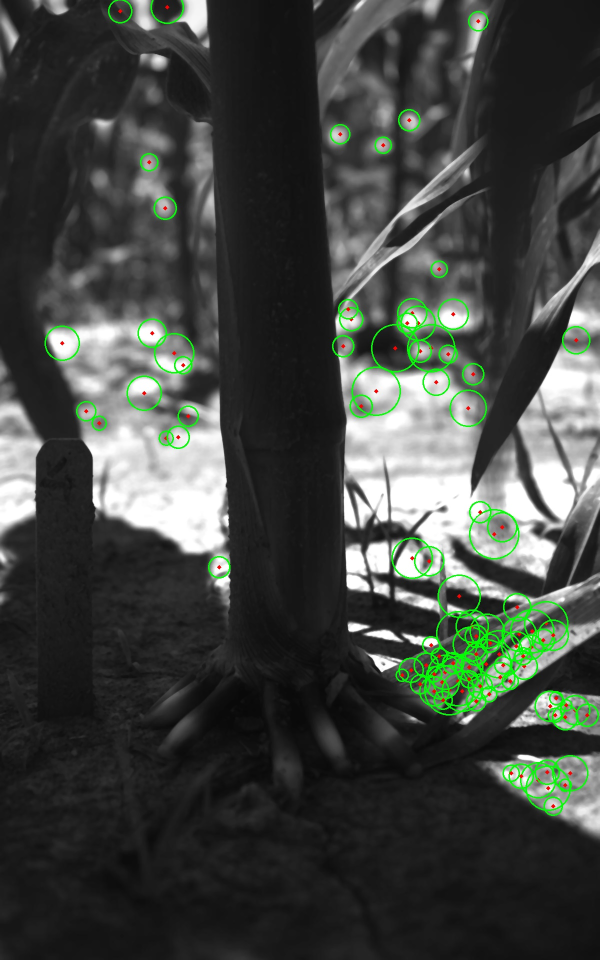
#> input picture BraceRootDetection2023/hough_circles_test.jpeg, 1200 x 1920 px (shown at 1/2 size); its folder holds only this picture in this run
$ python -i detection.py   (imports and definitions only)
#> lines starting #> are read from the running program, lines starting #| are printed output that depends on the picture; after the words box and inside, x2 and y2 are one past the last pixel; in counts of white or black regions, pixels touching at a corner belong together
#These functions perform edge detection, line detection, circle detection, and can remove circles from an image

import cv2
import numpy as np
import os
import poly_point_isect as bot

# [52 lines left out: functions cannyFunc, houghCircleFunc, houghCircleRemove, not called in this run]


##HUGHES LINES, STRAIGHT LINE DETECTION
def houghLinesPFunc(image, output_name):
#> called with image = 'hough_circles_test.jpeg', output_name = 'out.png'
    img = cv2.imread(image)
#> img is the input picture: shape (1920, 1200, 3); mean B, G, R 65.2, 70.1, 65.6
    gray = cv2.cvtColor(img,cv2.COLOR_BGR2GRAY)
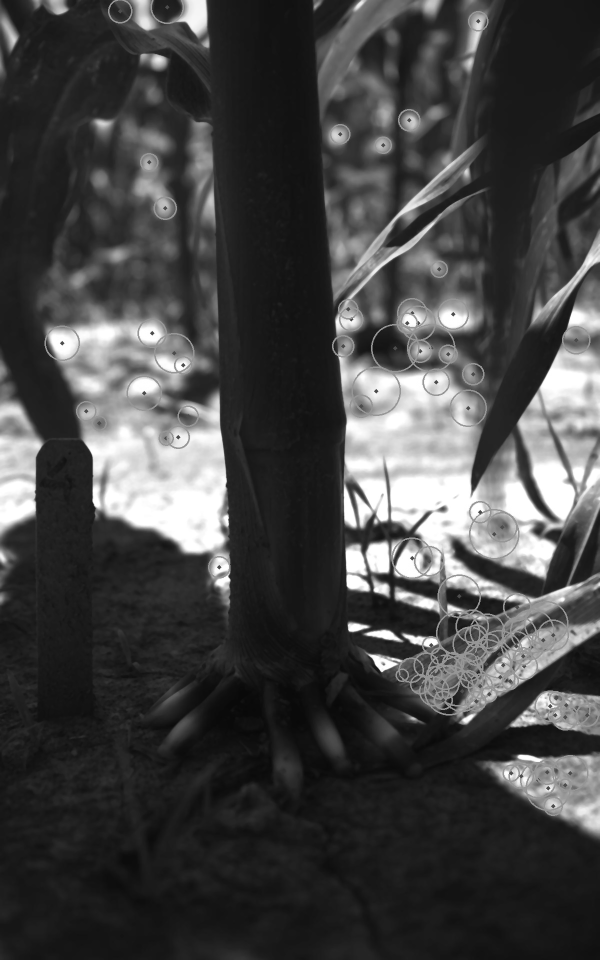
#> gray: shape (1920, 1200) (shown at 1/2 size); min 8, max 255, mean 68.2
    kernel_size = 5
    blur_gray = cv2.GaussianBlur(gray,(kernel_size, kernel_size),0)
    low_threshold = 150 #27
    high_threshold = 250 #75
    edges = cv2.Canny(blur_gray, low_threshold, high_threshold, apertureSize = 3, L2gradient = True )
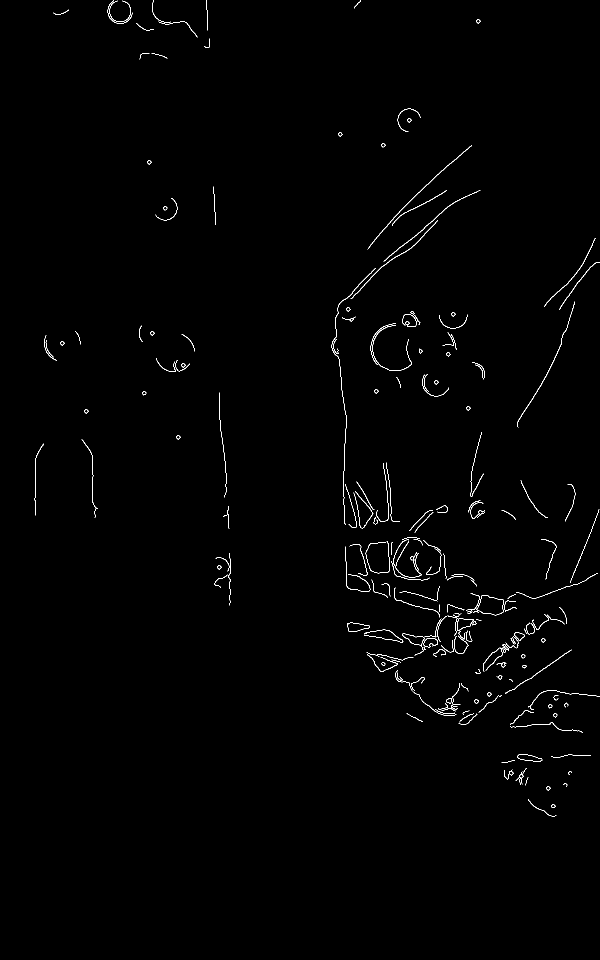
#> edges: shape (1920, 1200) (shown at 1/2 size); 0.68% white in thin lines or dots, all inside (x1, y1, x2, y2) = (69, 0, 1200, 1633)
    #cv2.imwrite('circletest/PICKME_canny3TRU_27_75.jpg', edges)

    rho = .4  # distance resolution in pixels of the Hough grid
    theta = np.pi / 90  # angular resolution in radians of the Hough grid
    threshold = 25  # minimum number of votes (intersections in Hough grid cell)
    min_line_length = 35  # minimum number of pixels making up a line
    max_line_gap = 20  # maximum gap in pixels between connectable line segments
    line_image = np.copy(img) * 0  # creating a blank to draw lines on
#> line_image: shape (1920, 1200, 3); every value is 0

    # Run Hough on edge detected image
    # Output "lines" is an array containing endpoints of detected line segments
    lines = cv2.HoughLinesP(edges, rho, theta, threshold, np.array([]),
                        min_line_length, max_line_gap)
#> lines = 124 rows, first 6: [185, 1005, 185, 914], [71, 1030, 71, 916], [687, 1009, 687, 942], [1137, 1172, 1197, 1023], [692, 1163, 692, 1123], [831, 1159, 831, 1107]
    #print(lines)
    points = []
    for line in lines:
        for x1, y1, x2, y2 in line:
            points.append(((x1 + 0.0, y1 + 0.0), (x2 + 0.0, y2 + 0.0)))
            cv2.line(line_image, (x1, y1), (x2, y2), (255, 0, 0), 5)
#> this loop made 124 passes
#> line on passes 1 to 12: [[185, 1005, 185, 914]], [[71, 1030, 71, 916]], [[687, 1009, 687, 942]], [[1137, 1172, 1197, 1023]], [[692, 1163, 692, 1123]], [[831, 1159, 831, 1107]], [[875, 1304, 875, 1247]], [[688, 1043, 688, 994]], [[1034, 846, 1092, 752]], [[943, 944, 962, 867]], [[460, 1205, 460, 1117]], [[676, 700, 689, 820]]
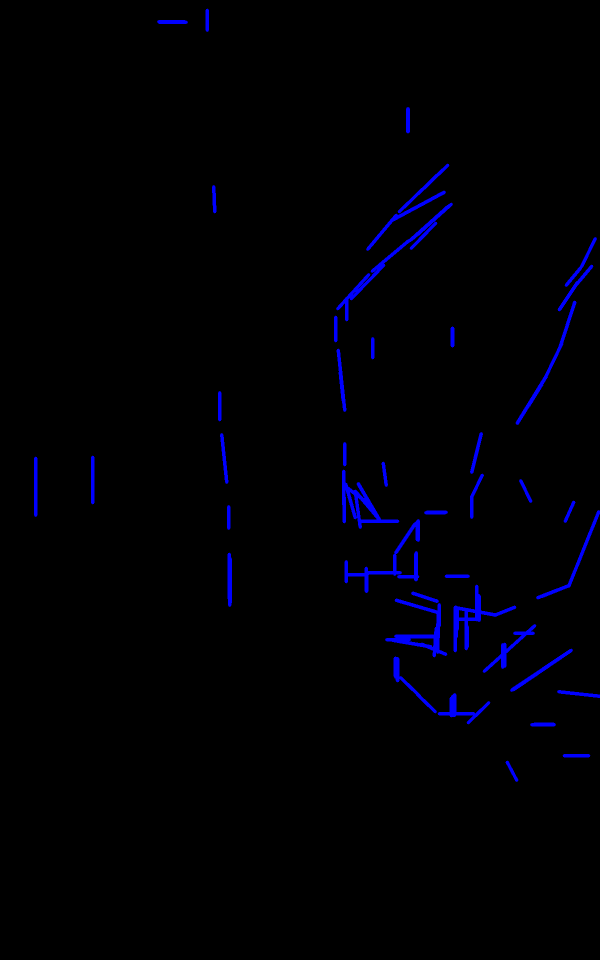
#> line_image: shape (1920, 1200, 3) (shown at 1/2 size); mean B, G, R 4.7, 0, 0
#> after the loop, points = 124 items

    lines_edges = cv2.addWeighted(img, 0.8, line_image, 1, 0)
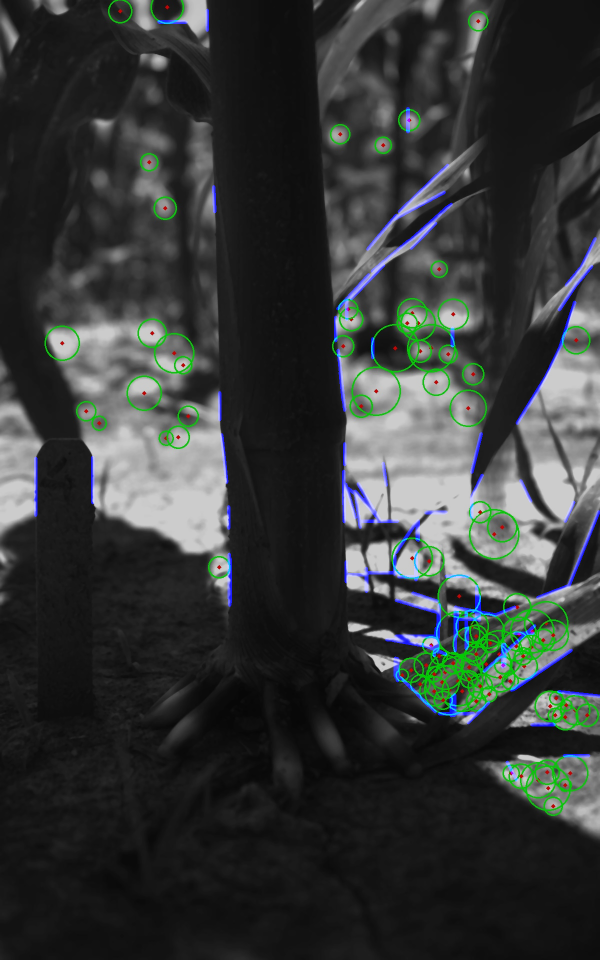
#> lines_edges: shape (1920, 1200, 3) (shown at 1/2 size); mean B, G, R 55.2, 56.1, 52.5
    #print(lines_edges.shape)
    cv2.imwrite(output_name, lines_edges)

# [6 lines of commented-out code are left out]

>>> result = houghLinesPFunc('hough_circles_test.jpeg', 'out.png')

$ run again, on BraceRootDetection2023/1_circlesremove.jpeg
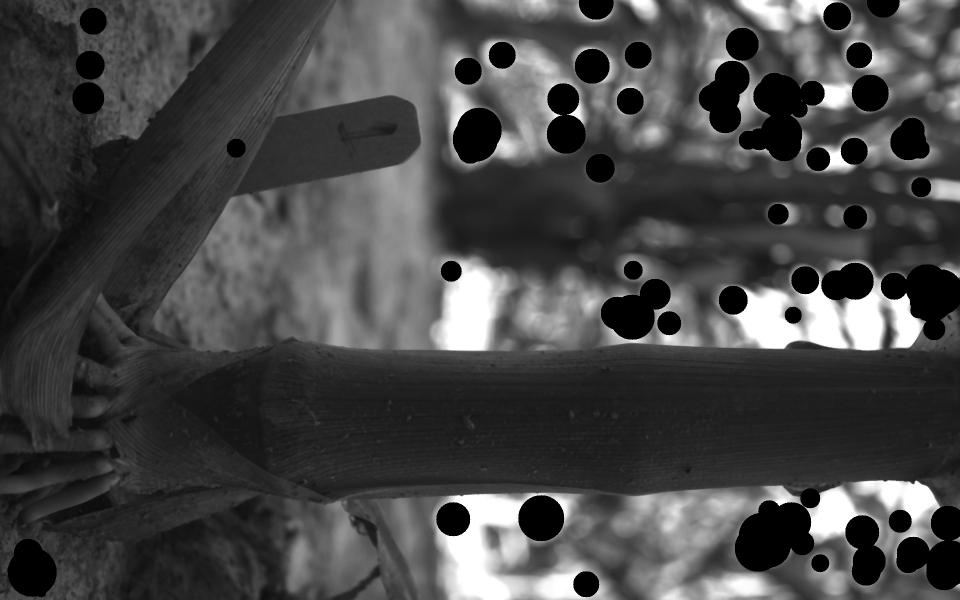
#> input picture BraceRootDetection2023/1_circlesremove.jpeg, 1920 x 1200 px (shown at 1/2 size)
#> in houghLinesPFunc, img is the input picture: shape (1200, 1920, 3); min 0, max 255, mean 70.3
#> edges: shape (1200, 1920); 0.52% white in thin lines or dots
#> lines = 18 rows, first 6: [1514, 697, 1568, 697], [905, 701, 977, 701], [969, 987, 1016, 987], [1780, 598, 1819, 598], [1054, 985, 1112, 985], [1735, 961, 1804, 961]
#> the loop in houghLinesPFunc, `for line in lines:` made 18 passes
#> after the loop in houghLinesPFunc, `for line in lines:`:
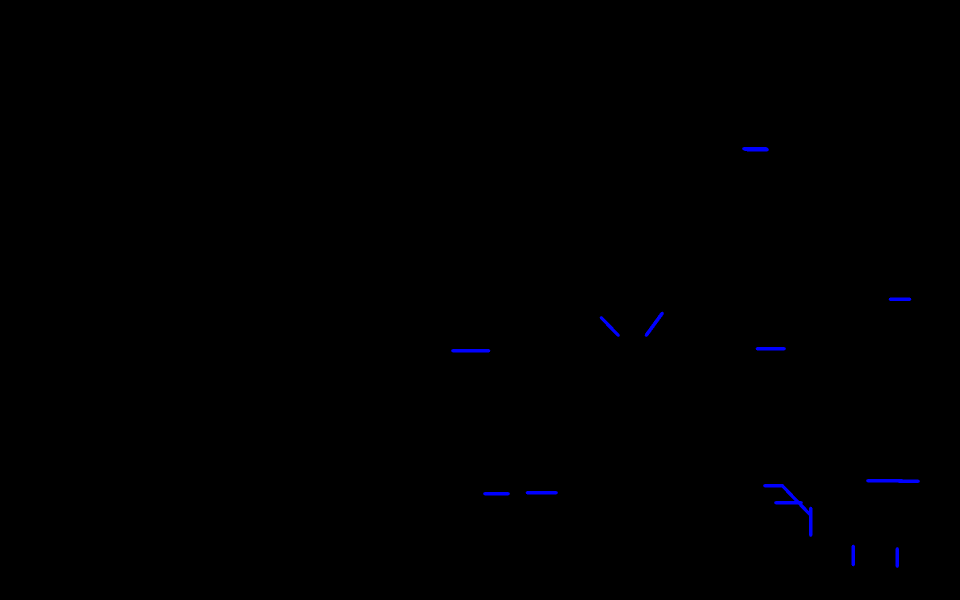
#> line_image: shape (1200, 1920, 3) (shown at 1/2 size); mean B, G, R 0.7, 0, 0
#> after the loop in houghLinesPFunc, `for line in lines:`: points = 18 items
#> in houghLinesPFunc, `lines_edges = cv2.addWeighted(img, 0.8, line_image, 1, 0)`:
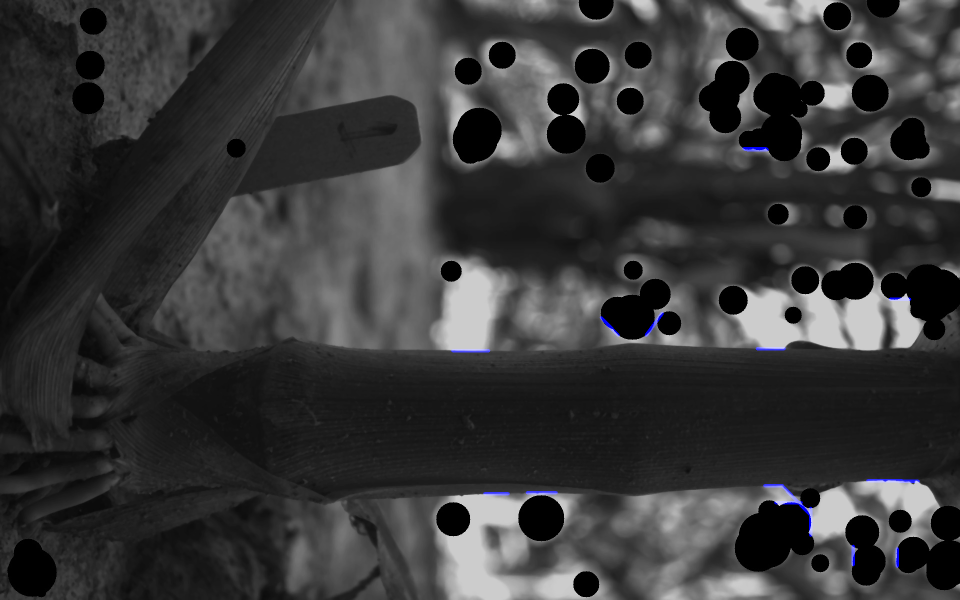
#> lines_edges: shape (1200, 1920, 3) (shown at 1/2 size); mean B, G, R 56.7, 56.2, 56.2

$ run again, on BraceRootDetection2023/71.jpeg
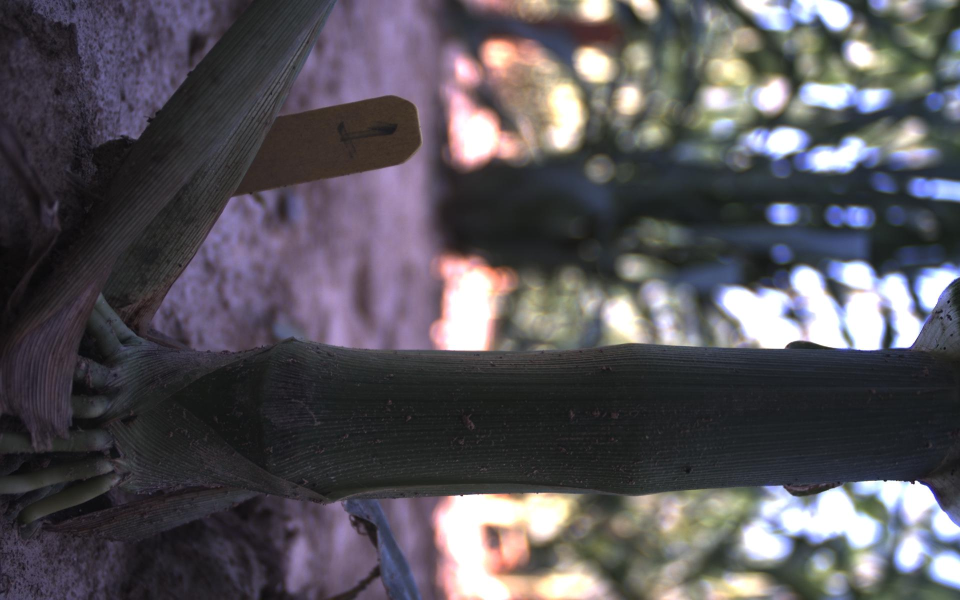
#> input picture BraceRootDetection2023/71.jpeg, 1920 x 1200 px (shown at 1/2 size)
#> in houghLinesPFunc, img is the input picture: shape (1200, 1920, 3); mean B, G, R 90.3, 84.6, 87.8
#> edges: shape (1200, 1920); 0.06% white in thin lines or dots, all inside (x1, y1, x2, y2) = (875, 555, 1920, 1054)
#> lines = [[1514, 697, 1568, 697], [904, 701, 977, 701], [968, 987, 1017, 987], [1055, 985, 1112, 985], [1735, 961, 1805, 961], [1798, 962, 1836, 962], [1825, 689, 1849, 648]]
#> the loop in houghLinesPFunc, `for line in lines:` made 7 passes
#> after the loop in houghLinesPFunc, `for line in lines:`:
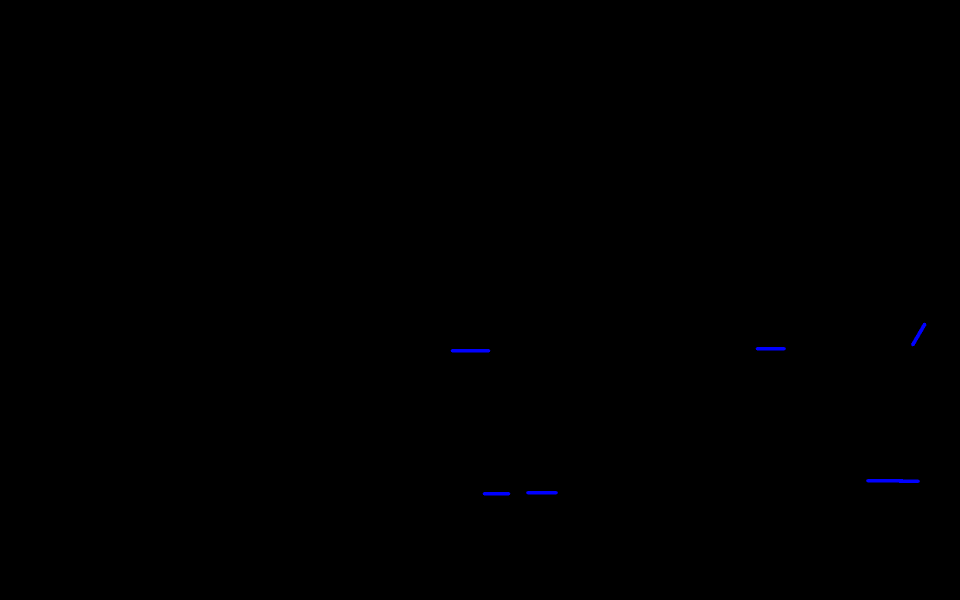
#> line_image: shape (1200, 1920, 3) (shown at 1/2 size); mean B, G, R 0.3, 0, 0
#> after the loop in houghLinesPFunc, `for line in lines:`: points = [((1514, 697), (1568, 697)), ((904, 701), (977, 701)), ((968, 987), (1017, 987)), ((1055, 985), (1112, 985)), ((1735, 961), (1805, 961)), ((1798, 962), (1836, 962)), ((1825, 689), (1849, 648))]
#> in houghLinesPFunc, `lines_edges = cv2.addWeighted(img, 0.8, line_image, 1, 0)`:
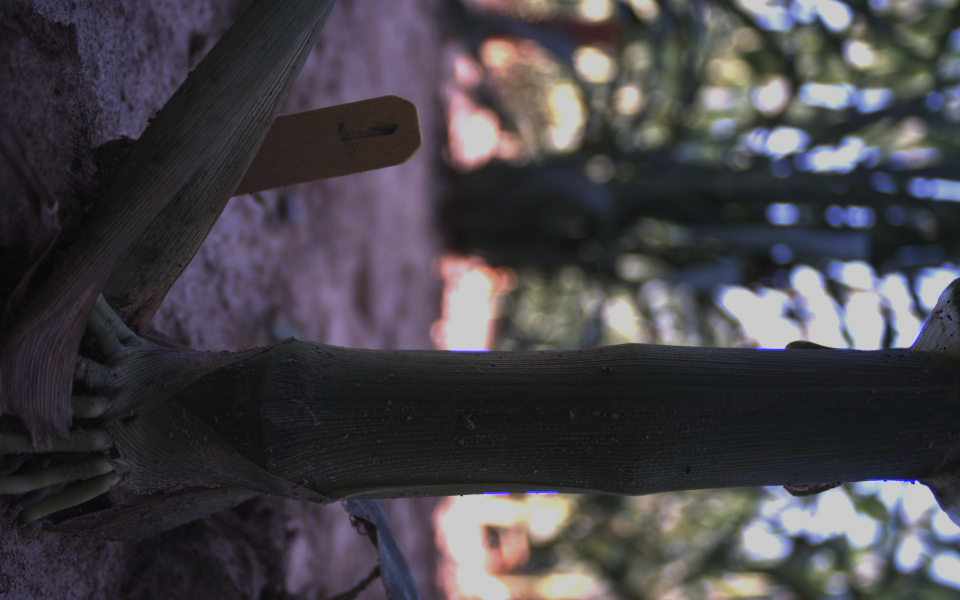
#> lines_edges: shape (1200, 1920, 3) (shown at 1/2 size); mean B, G, R 72.4, 67.6, 70.3
